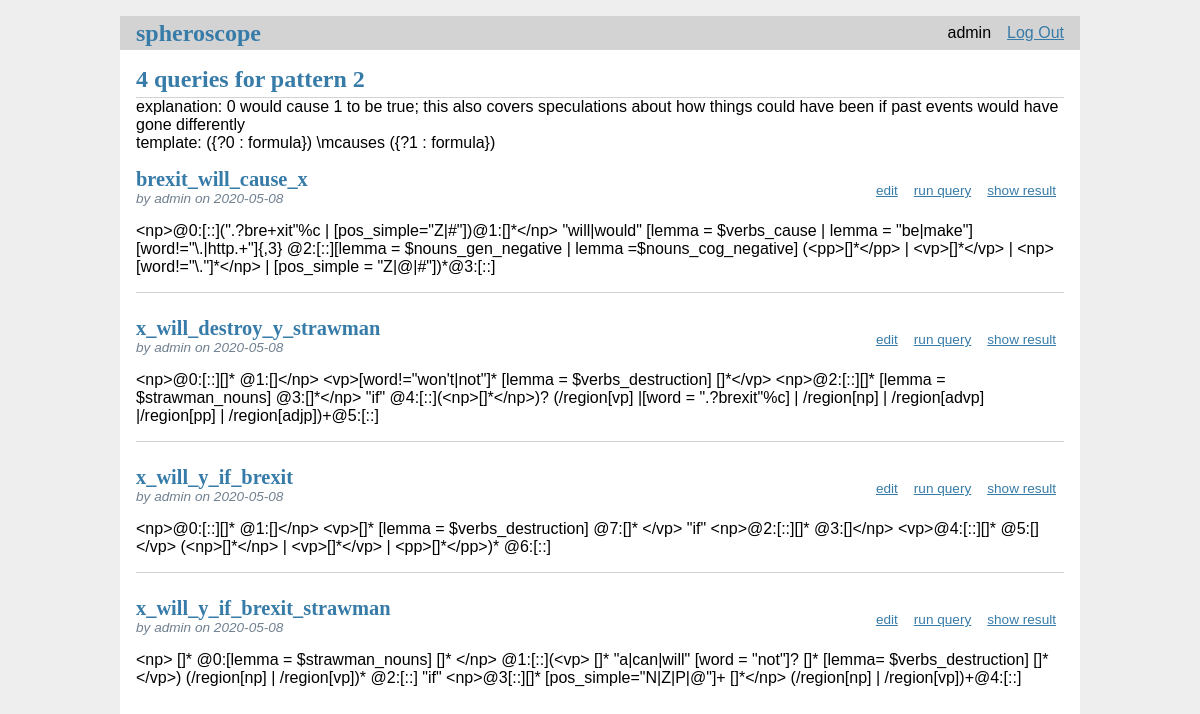
Screenshot of /patterns/2/show_pattern (signed in) with the database file from the repository.
### tables this page shows
CREATE TABLE users (
  id INTEGER PRIMARY KEY AUTOINCREMENT,
  username TEXT UNIQUE NOT NULL,
  password TEXT NOT NULL
);

CREATE TABLE queries (
  id INTEGER PRIMARY KEY AUTOINCREMENT,
  author_id INTEGER NOT NULL,
  name TEXT NOT NULL,
  modified TIMESTAMP NOT NULL DEFAULT CURRENT_TIMESTAMP,
  query TEXT NOT NULL,
  anchors TEXT,
  regions TEXT,
  pattern INTEGER,
  FOREIGN KEY (author_id) REFERENCES users (id)
);

### spheroscope/patterns.py (the view)
@bp.route('/<int(signed=True):id>/show_pattern', methods=('GET', 'POST'))
@login_required
def show_pattern(id):
    pattern = get_pattern(id)
    return render_template('patterns/show_pattern.html',
                           pattern=pattern)

### spheroscope/auth.py (called while the page is built)
@bp.before_app_request
def load_logged_in_user():
    user_id = session.get('user_id')
    if user_id is None:
        g.user = None
    else:
        g.user = get_db().execute(
            'SELECT * FROM users WHERE id = ?', (user_id,)
        ).fetchone()

def login_required(view):
    @functools.wraps(view)
    def wrapped_view(**kwargs):
        if g.user is None:
            return redirect(url_for('auth.login'))
        return view(**kwargs)
    return wrapped_view

### spheroscope/db.py (called while the page is built)
def get_db():
    if 'db' not in g:
        g.db = sqlite3.connect(
            current_app.config['DATABASE'],
            detect_types=sqlite3.PARSE_DECLTYPES
        )
        g.db.row_factory = sqlite3.Row
    return g.db

### spheroscope/patterns.py (called while the page is built)
def get_patterns():
    definitions = read_csv("instance-stable/patterns.csv", index_col=0)
    queries = get_queries_from_db()
    p2q = defaultdict(list)
    for q in queries:
        p2q[q.pop('pattern')].append(q)
    patterns = list()
    for p in p2q.keys():
        try:
            d = definitions.loc[p]
        except KeyError:
            d = {
                'template': None,
                'explanation': "uncategorized queries"
            }
        patterns.append({
            'id': p,
            'nr_queries': len(p2q[p]),
            'queries': p2q[p],
            'template': d['template'],
            'explanation': d['explanation']
        })
    patterns = sorted(patterns, key=lambda x: x['id'])
    return patterns

def get_pattern(id):
    patterns = get_patterns()
    for p in patterns:
        if p['id'] == id:
            pattern = p
            break
    return pattern

### spheroscope/queries.py (called while the page is built)
def get_query_from_db(id, check_author=True):
    query = get_db().execute(
        'SELECT qu.id, name, query, modified, author_id,'
        ' username, anchors, regions, pattern'
        ' FROM queries qu JOIN users u ON qu.author_id = u.id'
        ' WHERE qu.id = ?',
        (id,)
    ).fetchone()
    if query is None:
        abort(404, "query id {0} doesn't exist.".format(id))
    if check_author and query['author_id'] != g.user['id']:
        abort(403)
    query = dict(query)
    query['anchors'] = json.loads(query['anchors'])
    query['regions'] = json.loads(query['regions'])
    return query

### spheroscope/templates/patterns/show_pattern.html
{% extends 'base.html' %}
{% block header %}
<h1>{% block title %}{{ pattern['nr_queries'] }} queries for pattern
  {{ pattern['id'] }}{% endblock %}</h1><br>
{% endblock %}
{% block content %}
explanation: {{pattern['explanation'] }}<br>
template: {{ pattern['template'] }}
{% for query in pattern['queries'] %}
<article class="post">
  <header>
    <div>
      <h1>{{ query['name'] }}</h1>
      <div class="about">by {{ query['username'] }} on {{ query['modified'].strftime('%Y-%m-%d') }}</div>
    </div>
    {% if g.user['id'] == query['author_id'] %}
    <a class="action" href="{{
			    url_for('queries.update', id=query['id'])
			    }}">edit</a>
    <a class="action" href="{{
			    url_for('queries.run', id=query['id'])
			    }}">run query</a>
    <a class="action" href="{{
			    url_for('queries.show_result', id=query['id'])
			    }}">show result</a>
    {% endif %}
  </header>
  <p class="body">{{ query['query'] }}</p>
</article>
{% if not loop.last %}
<hr>
{% endif %}
{% endfor %}
{% endblock %}

### spheroscope/templates/base.html (shortened to what this page needs)
<!doctype html>
<link rel="stylesheet" href="{{ url_for('static', filename='style.css') }}">
<nav>
  <h1><a href="{{ url_for('index') }}">spheroscope</a></h1>
  <ul>
    {% if g.user %}
      <li><span>{{ g.user['username'] }}</span>
      <li><a href="{{ url_for('auth.logout') }}">Log Out</a>
    {% else %}
      <li><a href="{{ url_for('auth.register') }}">Register</a>
      <li><a href="{{ url_for('auth.login') }}">Log In</a>
    {% endif %}
  </ul>
</nav>
<section class="content">
  <header>
    {% block header %}{% endblock %}
  </header>
  {% block content %}{% endblock %}
</section>

### spheroscope/static/style.css (style rules this page uses)
h1 { font-family: serif; color: #377ba8; margin: 1rem 0; }
a { color: #377ba8; }
hr { border: none; border-top: 1px solid lightgray; }
nav { background: lightgray; display: flex; align-items: center; padding: 0 0.5rem; }
nav h1 { flex: auto; margin: 0; }
nav h1 a { text-decoration: none; padding: 0.25rem 0.5rem; }
nav ul { display: flex; list-style: none; margin: 0; padding: 0; }
nav ul li a, nav ul li span, header .action { display: block; padding: 0.5rem; }
.content { padding: 0 1rem 1rem; }
.content > header { border-bottom: 1px solid lightgray; display: flex; align-items: flex-end; }
.content > header h1 { flex: auto; margin: 1rem 0 0.25rem 0; }
.post > header { display: flex; align-items: flex-end; font-size: 0.85em; }
.post > header > div:first-of-type { flex: auto; }
.post > header h1 { font-size: 1.5em; margin-bottom: 0; }
.post .about { color: slategray; font-style: italic; }
.post .body { white-space: pre-line; }
.content:last-child { margin-bottom: 0; }

### rows the page displays
users: user.username "admin"
queries: name "brexit_will_cause_x", username "admin", modified "2020-05-08", query "<np>@0:[::](\".?bre+xit\"%c | [pos_simple=\"Z|#\"])@1:[]*</np> \"will|would\" [lemma = $verbs_cause | lemma = \"be|make\"] [word!=\"\\.|http.+\"]{,3} @2:[::][lemma = $nouns_gen_negative | lemma =$nouns_cog_negative] (<pp>[]*</pp> | <vp>[]*</vp> | <np>[word!=\"\\.\"]*</np> | [pos_simple = \"Z|@|#\"])*@3:[::]"
queries: name "x_will_destroy_y_strawman", username "admin", modified "2020-05-08", query "<np>@0:[::][]* @1:[]</np> <vp>[word!=\"won't|not\"]* [lemma = $verbs_destruction] []*</vp> <np>@2:[::][]* [lemma = $strawman_nouns] @3:[]*</np> \"if\" @4:[::](<np>[]*</np>)? (/region[vp] |[word = \".?brexit\"%c] | /region[np] | /region[advp] |/region[pp] | /region[adjp])+@5:[::]"
queries: name "x_will_y_if_brexit", username "admin", modified "2020-05-08", query "<np>@0:[::][]* @1:[]</np> <vp>[]* [lemma = $verbs_destruction] @7:[]* </vp> \"if\" <np>@2:[::][]* @3:[]</np> <vp>@4:[::][]* @5:[]</vp> (<np>[]*</np> | <vp>[]*</vp> | <pp>[]*</pp>)* @6:[::]"
queries: name "x_will_y_if_brexit_strawman", username "admin", modified "2020-05-08", query "<np> []* @0:[lemma = $strawman_nouns] []* </np> @1:[::](<vp> []* \"a|can|will\" [word = \"not\"]? []* [lemma= $verbs_destruction] []* </vp>) (/region[np] | /region[vp])* @2:[::] \"if\" <np>@3[::][]* [pos_simple=\"N|Z|P|@\"]+ []*</np> (/region[np] | /region[vp])+@4:[::]"

### other values shown
{{ pattern['nr_queries'] }} "4"
{{ pattern['id'] }} "2"
{{ pattern['explanation'] }} "0 would cause 1 to be true; this also covers speculations about how things could have been if past events would have gone differently"
{{ pattern['template'] }} "({?0 : formula}) \\mcauses ({?1 : formula})"
